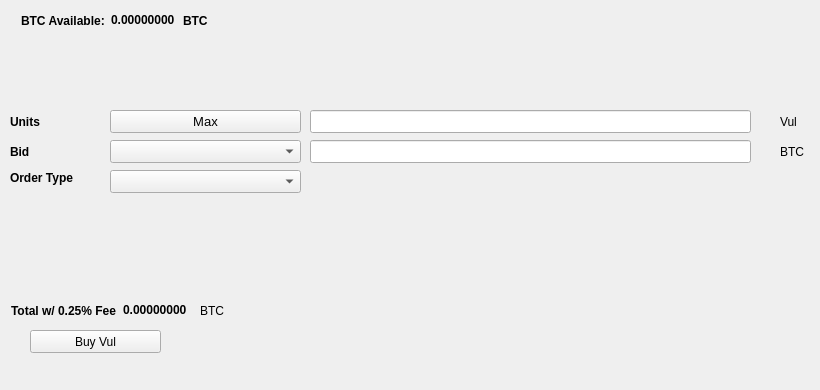
   <widget class="QWidget" name="BuyTab">
    <attribute name="title">
     <string>Buy</string>
    </attribute>
    <widget class="QPushButton" name="BuyVul">
     <property name="geometry">
      <rect>
       <x>30</x>
       <y>330</y>
       <width>131</width>
       <height>23</height>
      </rect>
     </property>
     <property name="text">
      <string>Buy Vul</string>
     </property>
     <property name="icon">
      <iconset resource="../vul.qrc">
       <normaloff>:/icons/bitcoin</normaloff>:/icons/bitcoin</iconset>
     </property>
    </widget>
    <widget class="QLabel" name="label_3">
     <property name="geometry">
      <rect>
       <x>10</x>
       <y>110</y>
       <width>46</width>
       <height>23</height>
      </rect>
     </property>
     <property name="font">
      <font>
       <weight>75</weight>
       <bold>true</bold>
      </font>
     </property>
     <property name="text">
      <string>Units</string>
     </property>
    </widget>
    <widget class="QLineEdit" name="UnitsInput">
     <property name="geometry">
      <rect>
       <x>310</x>
       <y>110</y>
       <width>441</width>
       <height>23</height>
      </rect>
     </property>
     <property name="font">
      <font>
       <pointsize>9</pointsize>
       <weight>75</weight>
       <bold>true</bold>
      </font>
     </property>
    </widget>
    <widget class="QLineEdit" name="BuyBidPriceEdit">
     <property name="geometry">
      <rect>
       <x>310</x>
       <y>140</y>
       <width>441</width>
       <height>23</height>
      </rect>
     </property>
     <property name="font">
      <font>
       <pointsize>9</pointsize>
       <weight>75</weight>
       <bold>true</bold>
      </font>
     </property>
    </widget>
    <widget class="QLabel" name="label_4">
     <property name="geometry">
      <rect>
       <x>780</x>
       <y>110</y>
       <width>31</width>
       <height>23</height>
      </rect>
     </property>
     <property name="text">
      <string>Vul</string>
     </property>
    </widget>
    <widget class="QLabel" name="label_5">
     <property name="geometry">
      <rect>
       <x>780</x>
       <y>140</y>
       <width>31</width>
       <height>23</height>
      </rect>
     </property>
     <property name="text">
      <string>BTC</string>
     </property>
    </widget>
    <widget class="QLabel" name="label_6">
     <property name="geometry">
      <rect>
       <x>10</x>
       <y>140</y>
       <width>46</width>
       <height>23</height>
      </rect>
     </property>
     <property name="font">
      <font>
       <weight>75</weight>
       <bold>true</bold>
      </font>
     </property>
     <property name="text">
      <string>Bid</string>
     </property>
    </widget>
    <widget class="QLabel" name="label_7">
     <property name="geometry">
      <rect>
       <x>10</x>
       <y>170</y>
       <width>91</width>
       <height>16</height>
      </rect>
     </property>
     <property name="font">
      <font>
       <weight>75</weight>
       <bold>true</bold>
      </font>
     </property>
     <property name="text">
      <string>Order Type</string>
     </property>
    </widget>
    <widget class="QPushButton" name="Buy_Max_Amount">
     <property name="geometry">
      <rect>
       <x>110</x>
       <y>110</y>
       <width>191</width>
       <height>23</height>
      </rect>
     </property>
     <property name="font">
      <font>
       <pointsize>10</pointsize>
      </font>
     </property>
     <property name="text">
      <string>Max</string>
     </property>
    </widget>
    <widget class="QComboBox" name="BuyBidcomboBox">
     <property name="geometry">
      <rect>
       <x>110</x>
       <y>140</y>
       <width>191</width>
       <height>23</height>
      </rect>
     </property>
     <property name="font">
      <font>
       <pointsize>10</pointsize>
      </font>
     </property>
    </widget>
    <widget class="QComboBox" name="buyOrdertypeCombo">
     <property name="geometry">
      <rect>
       <x>110</x>
       <y>170</y>
       <width>191</width>
       <height>23</height>
      </rect>
     </property>
     <property name="font">
      <font>
       <pointsize>10</pointsize>
      </font>
     </property>
    </widget>
    <widget class="QWidget" name="layoutWidget1">
     <property name="geometry">
      <rect>
       <x>21</x>
       <y>11</y>
       <width>227</width>
       <height>19</height>
      </rect>
     </property>
     <layout class="QHBoxLayout" name="horizontalLayout_3">
      <item>
       <widget class="QLabel" name="label232">
        <property name="font">
         <font>
          <weight>75</weight>
          <bold>true</bold>
         </font>
        </property>
        <property name="text">
         <string>BTC Available:</string>
        </property>
       </widget>
      </item>
      <item>
       <widget class="QLabel" name="BtcAvailableLbl">
        <property name="palette">
         <palette>
          <active>
           <colorrole role="WindowText">
            <brush brushstyle="SolidPattern">
             <color alpha="255">
              <red>0</red>
              <green>0</green>
              <blue>0</blue>
             </color>
            </brush>
           </colorrole>
           <colorrole role="Button">
            <brush brushstyle="SolidPattern">
             <color alpha="255">
              <red>0</red>
              <green>170</green>
              <blue>0</blue>
             </color>
            </brush>
           </colorrole>
           <colorrole role="Light">
            <brush brushstyle="SolidPattern">
             <color alpha="255">
              <red>0</red>
              <green>255</green>
              <blue>0</blue>
             </color>
            </brush>
           </colorrole>
           <colorrole role="Midlight">
            <brush brushstyle="SolidPattern">
             <color alpha="255">
              <red>0</red>
              <green>212</green>
              <blue>0</blue>
             </color>
            </brush>
           </colorrole>
           <colorrole role="Dark">
            <brush brushstyle="SolidPattern">
             <color alpha="255">
              <red>0</red>
              <green>85</green>
              <blue>0</blue>
             </color>
            </brush>
           </colorrole>
           <colorrole role="Mid">
            <brush brushstyle="SolidPattern">
             <color alpha="255">
              <red>0</red>
              <green>113</green>
              <blue>0</blue>
             </color>
            </brush>
           </colorrole>
           <colorrole role="Text">
            <brush brushstyle="SolidPattern">
             <color alpha="255">
              <red>0</red>
              <green>170</green>
              <blue>0</blue>
             </color>
            </brush>
           </colorrole>
           <colorrole role="BrightText">
            <brush brushstyle="SolidPattern">
             <color alpha="255">
              <red>255</red>
              <green>255</green>
              <blue>255</blue>
             </color>
            </brush>
           </colorrole>
           <colorrole role="ButtonText">
            <brush brushstyle="SolidPattern">
             <color alpha="255">
              <red>0</red>
              <green>0</green>
              <blue>0</blue>
             </color>
            </brush>
           </colorrole>
           <colorrole role="Base">
            <brush brushstyle="SolidPattern">
             <color alpha="255">
              <red>255</red>
              <green>255</green>
              <blue>255</blue>
             </color>
            </brush>
           </colorrole>
           <colorrole role="Window">
            <brush brushstyle="SolidPattern">
             <color alpha="255">
              <red>0</red>
              <green>170</green>
              <blue>0</blue>
             </color>
            </brush>
           </colorrole>
           <colorrole role="Shadow">
            <brush brushstyle="SolidPattern">
             <color alpha="255">
              <red>0</red>
              <green>0</green>
              <blue>0</blue>
             </color>
            </brush>
           </colorrole>
           <colorrole role="AlternateBase">
            <brush brushstyle="SolidPattern">
             <color alpha="255">
              <red>127</red>
              <green>212</green>
              <blue>127</blue>
             </color>
            </brush>
           </colorrole>
           <colorrole role="ToolTipBase">
            <brush brushstyle="SolidPattern">
             <color alpha="255">
              <red>255</red>
              <green>255</green>
              <blue>220</blue>
             </color>
            </brush>
           </colorrole>
           <colorrole role="ToolTipText">
            <brush brushstyle="SolidPattern">
             <color alpha="255">
              <red>0</red>
              <green>0</green>
              <blue>0</blue>
             </color>
            </brush>
           </colorrole>
          </active>
          <inactive>
           <colorrole role="WindowText">
            <brush brushstyle="SolidPattern">
             <color alpha="255">
              <red>0</red>
              <green>0</green>
              <blue>0</blue>
             </color>
            </brush>
           </colorrole>
           <colorrole role="Button">
            <brush brushstyle="SolidPattern">
             <color alpha="255">
              <red>0</red>
              <green>170</green>
              <blue>0</blue>
             </color>
            </brush>
           </colorrole>
           <colorrole role="Light">
            <brush brushstyle="SolidPattern">
             <color alpha="255">
              <red>0</red>
              <green>255</green>
              <blue>0</blue>
             </color>
            </brush>
           </colorrole>
           <colorrole role="Midlight">
            <brush brushstyle="SolidPattern">
             <color alpha="255">
              <red>0</red>
              <green>212</green>
              <blue>0</blue>
             </color>
            </brush>
           </colorrole>
           <colorrole role="Dark">
            <brush brushstyle="SolidPattern">
             <color alpha="255">
              <red>0</red>
              <green>85</green>
              <blue>0</blue>
             </color>
            </brush>
           </colorrole>
           <colorrole role="Mid">
            <brush brushstyle="SolidPattern">
             <color alpha="255">
              <red>0</red>
              <green>113</green>
              <blue>0</blue>
             </color>
            </brush>
           </colorrole>
           <colorrole role="Text">
            <brush brushstyle="SolidPattern">
             <color alpha="255">
              <red>0</red>
              <green>170</green>
              <blue>0</blue>
             </color>
            </brush>
           </colorrole>
           <colorrole role="BrightText">
            <brush brushstyle="SolidPattern">
             <color alpha="255">
              <red>255</red>
              <green>255</green>
              <blue>255</blue>
             </color>
            </brush>
           </colorrole>
           <colorrole role="ButtonText">
            <brush brushstyle="SolidPattern">
             <color alpha="255">
              <red>0</red>
              <green>0</green>
              <blue>0</blue>
             </color>
            </brush>
           </colorrole>
           <colorrole role="Base">
            <brush brushstyle="SolidPattern">
             <color alpha="255">
              <red>255</red>
              <green>255</green>
              <blue>255</blue>
             </color>
            </brush>
           </colorrole>
           <colorrole role="Window">
            <brush brushstyle="SolidPattern">
             <color alpha="255">
              <red>0</red>
              <green>170</green>
              <blue>0</blue>
             </color>
            </brush>
           </colorrole>
           <colorrole role="Shadow">
            <brush brushstyle="SolidPattern">
             <color alpha="255">
              <red>0</red>
              <green>0</green>
              <blue>0</blue>
             </color>
            </brush>
           </colorrole>
           <colorrole role="AlternateBase">
            <brush brushstyle="SolidPattern">
             <color alpha="255">
              <red>127</red>
              <green>212</green>
              <blue>127</blue>
             </color>
            </brush>
           </colorrole>
           <colorrole role="ToolTipBase">
            <brush brushstyle="SolidPattern">
             <color alpha="255">
              <red>255</red>
              <green>255</green>
              <blue>220</blue>
             </color>
            </brush>
           </colorrole>
           <colorrole role="ToolTipText">
            <brush brushstyle="SolidPattern">
             <color alpha="255">
              <red>0</red>
              <green>0</green>
              <blue>0</blue>
             </color>
            </brush>
           </colorrole>
          </inactive>
          <disabled>
           <colorrole role="WindowText">
            <brush brushstyle="SolidPattern">
             <color alpha="255">
              <red>0</red>
              <green>85</green>
              <blue>0</blue>
             </color>
            </brush>
           </colorrole>
           <colorrole role="Button">
            <brush brushstyle="SolidPattern">
             <color alpha="255">
              <red>0</red>
              <green>170</green>
              <blue>0</blue>
             </color>
            </brush>
           </colorrole>
           <colorrole role="Light">
            <brush brushstyle="SolidPattern">
             <color alpha="255">
              <red>0</red>
              <green>255</green>
              <blue>0</blue>
             </color>
            </brush>
           </colorrole>
           <colorrole role="Midlight">
            <brush brushstyle="SolidPattern">
             <color alpha="255">
              <red>0</red>
              <green>212</green>
              <blue>0</blue>
             </color>
            </brush>
           </colorrole>
           <colorrole role="Dark">
            <brush brushstyle="SolidPattern">
             <color alpha="255">
              <red>0</red>
              <green>85</green>
              <blue>0</blue>
             </color>
            </brush>
           </colorrole>
           <colorrole role="Mid">
            <brush brushstyle="SolidPattern">
             <color alpha="255">
              <red>0</red>
              <green>113</green>
              <blue>0</blue>
             </color>
            </brush>
           </colorrole>
           <colorrole role="Text">
            <brush brushstyle="SolidPattern">
             <color alpha="255">
              <red>0</red>
              <green>85</green>
              <blue>0</blue>
             </color>
            </brush>
           </colorrole>
           <colorrole role="BrightText">
            <brush brushstyle="SolidPattern">
             <color alpha="255">
              <red>255</red>
              <green>255</green>
              <blue>255</blue>
             </color>
            </brush>
           </colorrole>
           <colorrole role="ButtonText">
            <brush brushstyle="SolidPattern">
             <color alpha="255">
              <red>0</red>
              <green>85</green>
              <blue>0</blue>
             </color>
            </brush>
           </colorrole>
           <colorrole role="Base">
            <brush brushstyle="SolidPattern">
             <color alpha="255">
              <red>0</red>
              <green>170</green>
              <blue>0</blue>
             </color>
            </brush>
           </colorrole>
           <colorrole role="Window">
            <brush brushstyle="SolidPattern">
             <color alpha="255">
              <red>0</red>
              <green>170</green>
              <blue>0</blue>
             </color>
            </brush>
           </colorrole>
           <colorrole role="Shadow">
            <brush brushstyle="SolidPattern">
             <color alpha="255">
              <red>0</red>
              <green>0</green>
              <blue>0</blue>
             </color>
            </brush>
           </colorrole>
           <colorrole role="AlternateBase">
            <brush brushstyle="SolidPattern">
             <color alpha="255">
              <red>0</red>
              <green>170</green>
              <blue>0</blue>
             </color>
            </brush>
           </colorrole>
           <colorrole role="ToolTipBase">
            <brush brushstyle="SolidPattern">
             <color alpha="255">
              <red>255</red>
              <green>255</green>
              <blue>220</blue>
             </color>
            </brush>
           </colorrole>
           <colorrole role="ToolTipText">
            <brush brushstyle="SolidPattern">
             <color alpha="255">
              <red>0</red>
              <green>0</green>
              <blue>0</blue>
             </color>
            </brush>
           </colorrole>
          </disabled>
         </palette>
        </property>
        <property name="font">
         <font>
          <weight>75</weight>
          <bold>true</bold>
         </font>
        </property>
        <property name="text">
         <string>0.00000000</string>
        </property>
        <property name="textInteractionFlags">
         <set>Qt::LinksAccessibleByMouse|Qt::TextSelectableByKeyboard|Qt::TextSelectableByMouse</set>
        </property>
       </widget>
      </item>
      <item>
       <widget class="QLabel" name="BtcAvailableLbl_2">
        <property name="font">
         <font>
          <weight>75</weight>
          <bold>true</bold>
         </font>
        </property>
        <property name="text">
         <string>BTC</string>
        </property>
       </widget>
      </item>
     </layout>
    </widget>
    <widget class="QWidget" name="layoutWidge2">
     <property name="geometry">
      <rect>
       <x>11</x>
       <y>301</y>
       <width>259</width>
       <height>19</height>
      </rect>
     </property>
     <layout class="QHBoxLayout" name="horizontalLayout_4">
      <item>
       <widget class="QLabel" name="label_9">
        <property name="font">
         <font>
          <weight>75</weight>
          <bold>true</bold>
         </font>
        </property>
        <property name="text">
         <string>Total w/ 0.25% Fee</string>
        </property>
       </widget>
      </item>
      <item>
       <widget class="QLabel" name="BuyCostLabel">
        <property name="palette">
         <palette>
          <active>
           <colorrole role="WindowText">
            <brush brushstyle="SolidPattern">
             <color alpha="255">
              <red>0</red>
              <green>0</green>
              <blue>0</blue>
             </color>
            </brush>
           </colorrole>
           <colorrole role="Button">
            <brush brushstyle="SolidPattern">
             <color alpha="255">
              <red>0</red>
              <green>170</green>
              <blue>0</blue>
             </color>
            </brush>
           </colorrole>
           <colorrole role="Light">
            <brush brushstyle="SolidPattern">
             <color alpha="255">
              <red>0</red>
              <green>255</green>
              <blue>0</blue>
             </color>
            </brush>
           </colorrole>
           <colorrole role="Midlight">
            <brush brushstyle="SolidPattern">
             <color alpha="255">
              <red>0</red>
              <green>212</green>
              <blue>0</blue>
             </color>
            </brush>
           </colorrole>
           <colorrole role="Dark">
            <brush brushstyle="SolidPattern">
             <color alpha="255">
              <red>0</red>
              <green>85</green>
              <blue>0</blue>
             </color>
            </brush>
           </colorrole>
           <colorrole role="Mid">
            <brush brushstyle="SolidPattern">
             <color alpha="255">
              <red>0</red>
              <green>113</green>
              <blue>0</blue>
             </color>
            </brush>
           </colorrole>
           <colorrole role="Text">
            <brush brushstyle="SolidPattern">
             <color alpha="255">
              <red>0</red>
              <green>170</green>
              <blue>0</blue>
             </color>
            </brush>
           </colorrole>
           <colorrole role="BrightText">
            <brush brushstyle="SolidPattern">
             <color alpha="255">
              <red>255</red>
              <green>255</green>
              <blue>255</blue>
             </color>
            </brush>
           </colorrole>
           <colorrole role="ButtonText">
            <brush brushstyle="SolidPattern">
             <color alpha="255">
              <red>0</red>
              <green>0</green>
              <blue>0</blue>
             </color>
            </brush>
           </colorrole>
           <colorrole role="Base">
            <brush brushstyle="SolidPattern">
             <color alpha="255">
              <red>255</red>
              <green>255</green>
              <blue>255</blue>
             </color>
            </brush>
           </colorrole>
           <colorrole role="Window">
            <brush brushstyle="SolidPattern">
             <color alpha="255">
              <red>0</red>
              <green>170</green>
              <blue>0</blue>
             </color>
            </brush>
           </colorrole>
           <colorrole role="Shadow">
            <brush brushstyle="SolidPattern">
             <color alpha="255">
              <red>0</red>
              <green>0</green>
              <blue>0</blue>
             </color>
            </brush>
           </colorrole>
           <colorrole role="AlternateBase">
            <brush brushstyle="SolidPattern">
             <color alpha="255">
              <red>127</red>
              <green>212</green>
              <blue>127</blue>
             </color>
            </brush>
           </colorrole>
           <colorrole role="ToolTipBase">
            <brush brushstyle="SolidPattern">
             <color alpha="255">
              <red>255</red>
              <green>255</green>
              <blue>220</blue>
             </color>
            </brush>
           </colorrole>
           <colorrole role="ToolTipText">
            <brush brushstyle="SolidPattern">
             <color alpha="255">
              <red>0</red>
              <green>0</green>
              <blue>0</blue>
             </color>
            </brush>
           </colorrole>
          </active>
          <inactive>
           <colorrole role="WindowText">
            <brush brushstyle="SolidPattern">
             <color alpha="255">
              <red>0</red>
              <green>0</green>
              <blue>0</blue>
             </color>
            </brush>
           </colorrole>
           <colorrole role="Button">
            <brush brushstyle="SolidPattern">
             <color alpha="255">
              <red>0</red>
              <green>170</green>
              <blue>0</blue>
             </color>
            </brush>
           </colorrole>
           <colorrole role="Light">
            <brush brushstyle="SolidPattern">
             <color alpha="255">
              <red>0</red>
              <green>255</green>
              <blue>0</blue>
             </color>
            </brush>
           </colorrole>
           <colorrole role="Midlight">
            <brush brushstyle="SolidPattern">
             <color alpha="255">
              <red>0</red>
              <green>212</green>
              <blue>0</blue>
             </color>
            </brush>
           </colorrole>
           <colorrole role="Dark">
            <brush brushstyle="SolidPattern">
             <color alpha="255">
              <red>0</red>
              <green>85</green>
              <blue>0</blue>
             </color>
            </brush>
           </colorrole>
           <colorrole role="Mid">
            <brush brushstyle="SolidPattern">
             <color alpha="255">
              <red>0</red>
              <green>113</green>
              <blue>0</blue>
             </color>
            </brush>
           </colorrole>
           <colorrole role="Text">
            <brush brushstyle="SolidPattern">
             <color alpha="255">
              <red>0</red>
              <green>170</green>
              <blue>0</blue>
             </color>
            </brush>
           </colorrole>
           <colorrole role="BrightText">
            <brush brushstyle="SolidPattern">
             <color alpha="255">
              <red>255</red>
              <green>255</green>
              <blue>255</blue>
             </color>
            </brush>
           </colorrole>
           <colorrole role="ButtonText">
            <brush brushstyle="SolidPattern">
             <color alpha="255">
              <red>0</red>
              <green>0</green>
              <blue>0</blue>
             </color>
            </brush>
           </colorrole>
           <colorrole role="Base">
            <brush brushstyle="SolidPattern">
             <color alpha="255">
              <red>255</red>
              <green>255</green>
              <blue>255</blue>
             </color>
            </brush>
           </colorrole>
           <colorrole role="Window">
            <brush brushstyle="SolidPattern">
             <color alpha="255">
              <red>0</red>
              <green>170</green>
              <blue>0</blue>
             </color>
            </brush>
           </colorrole>
           <colorrole role="Shadow">
            <brush brushstyle="SolidPattern">
             <color alpha="255">
              <red>0</red>
              <green>0</green>
              <blue>0</blue>
             </color>
            </brush>
           </colorrole>
           <colorrole role="AlternateBase">
            <brush brushstyle="SolidPattern">
             <color alpha="255">
              <red>127</red>
              <green>212</green>
              <blue>127</blue>
             </color>
            </brush>
           </colorrole>
           <colorrole role="ToolTipBase">
            <brush brushstyle="SolidPattern">
             <color alpha="255">
              <red>255</red>
              <green>255</green>
              <blue>220</blue>
             </color>
            </brush>
           </colorrole>
           <colorrole role="ToolTipText">
            <brush brushstyle="SolidPattern">
             <color alpha="255">
              <red>0</red>
              <green>0</green>
              <blue>0</blue>
             </color>
            </brush>
           </colorrole>
          </inactive>
          <disabled>
           <colorrole role="WindowText">
            <brush brushstyle="SolidPattern">
             <color alpha="255">
              <red>0</red>
              <green>85</green>
              <blue>0</blue>
             </color>
            </brush>
           </colorrole>
           <colorrole role="Button">
            <brush brushstyle="SolidPattern">
             <color alpha="255">
              <red>0</red>
              <green>170</green>
              <blue>0</blue>
             </color>
            </brush>
           </colorrole>
           <colorrole role="Light">
            <brush brushstyle="SolidPattern">
             <color alpha="255">
              <red>0</red>
              <green>255</green>
              <blue>0</blue>
             </color>
            </brush>
           </colorrole>
           <colorrole role="Midlight">
            <brush brushstyle="SolidPattern">
             <color alpha="255">
              <red>0</red>
              <green>212</green>
              <blue>0</blue>
             </color>
            </brush>
           </colorrole>
           <colorrole role="Dark">
            <brush brushstyle="SolidPattern">
             <color alpha="255">
              <red>0</red>
              <green>85</green>
              <blue>0</blue>
             </color>
            </brush>
           </colorrole>
           <colorrole role="Mid">
            <brush brushstyle="SolidPattern">
             <color alpha="255">
              <red>0</red>
              <green>113</green>
              <blue>0</blue>
             </color>
            </brush>
           </colorrole>
           <colorrole role="Text">
            <brush brushstyle="SolidPattern">
             <color alpha="255">
              <red>0</red>
              <green>85</green>
              <blue>0</blue>
             </color>
            </brush>
           </colorrole>
           <colorrole role="BrightText">
            <brush brushstyle="SolidPattern">
             <color alpha="255">
              <red>255</red>
              <green>255</green>
              <blue>255</blue>
             </color>
            </brush>
           </colorrole>
           <colorrole role="ButtonText">
            <brush brushstyle="SolidPattern">
             <color alpha="255">
              <red>0</red>
              <green>85</green>
              <blue>0</blue>
             </color>
            </brush>
           </colorrole>
           <colorrole role="Base">
            <brush brushstyle="SolidPattern">
             <color alpha="255">
              <red>0</red>
              <green>170</green>
              <blue>0</blue>
             </color>
            </brush>
           </colorrole>
           <colorrole role="Window">
            <brush brushstyle="SolidPattern">
             <color alpha="255">
              <red>0</red>
              <green>170</green>
              <blue>0</blue>
             </color>
            </brush>
           </colorrole>
           <colorrole role="Shadow">
            <brush brushstyle="SolidPattern">
             <color alpha="255">
              <red>0</red>
              <green>0</green>
              <blue>0</blue>
             </color>
            </brush>
           </colorrole>
           <colorrole role="AlternateBase">
            <brush brushstyle="SolidPattern">
             <color alpha="255">
              <red>0</red>
              <green>170</green>
              <blue>0</blue>
             </color>
            </brush>
           </colorrole>
           <colorrole role="ToolTipBase">
            <brush brushstyle="SolidPattern">
             <color alpha="255">
              <red>255</red>
              <green>255</green>
              <blue>220</blue>
             </color>
            </brush>
           </colorrole>
           <colorrole role="ToolTipText">
            <brush brushstyle="SolidPattern">
             <color alpha="255">
              <red>0</red>
              <green>0</green>
              <blue>0</blue>
             </color>
            </brush>
           </colorrole>
          </disabled>
         </palette>
        </property>
        <property name="font">
         <font>
          <weight>75</weight>
          <bold>true</bold>
         </font>
        </property>
        <property name="autoFillBackground">
         <bool>false</bool>
        </property>
        <property name="text">
         <string>0.00000000</string>
        </property>
        <property name="textInteractionFlags">
         <set>Qt::LinksAccessibleByMouse|Qt::TextSelectableByMouse</set>
        </property>
       </widget>
      </item>
      <item>
       <widget class="QLabel" name="label_10">
        <property name="font">
         <font>
          <weight>50</weight>
          <bold>false</bold>
         </font>
        </property>
        <property name="text">
         <string>BTC</string>
        </property>
       </widget>
      </item>
     </layout>
    </widget>
    <widget class="QLabel" name="label_24">
     <property name="geometry">
      <rect>
       <x>460</x>
       <y>300</y>
       <width>281</width>
       <height>81</height>
      </rect>
     </property>
     <property name="text">
      <string/>
     </property>
     <property name="pixmap">
      <pixmap>:/images/bittrex</pixmap>
     </property>
    </widget>
   </widget>
